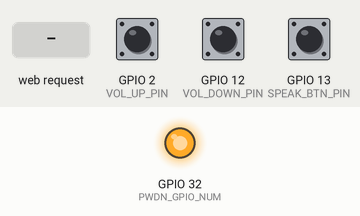
The sketch below on a simulated ESP32. Parts: output pins drawn as LEDs (lit = HIGH). The inputs (shaded band) are chosen by the test bench; at power-on: GPIO 2 (VOL_UP_PIN) HIGH, GPIO 13 (SPEAK_BTN_PIN) HIGH, GPIO 12 (VOL_DOWN_PIN) HIGH. The camera gives no picture; the audio player accepts every command and is not drawn; what the sketch prints to the serial monitor is not drawn.

Above: at 1.92 s.
At 4.1 s:
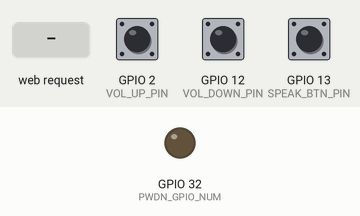
4.2 s: GPIO 2 (VOL_UP_PIN) pulled LOW for 0.15 s
5.8 s: GPIO 13 (SPEAK_BTN_PIN) pulled LOW for 1 s
8.3 s: HTTP request GET /stats received
Timing chart, 0 to 11.3 s (numbered marks = the images above; inputs shaded):
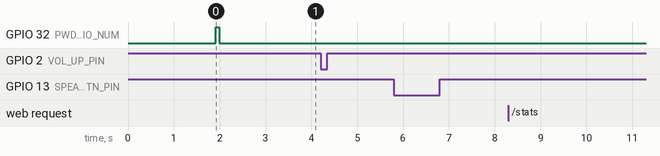

The sketch:

hueview.ino
```cpp
// =====================================================================
// ESP32-CAM SoftAP color stream + DFPlayer Mini
// - Live MJPEG on :81, dashboard/stats on :80
// - Volume slider on AP dashboard
// - Physical push button on GPIO 13 speaks current color
//
// SD play indexes (ear-tested, updated Sep 25):
// 1 Pink | 2 Device Started | 3 Red | 4 Green | 5 Black | 6 Blue |
// 7 Green | 8 Orange | 9 Yellow | 10 Unknown | 11 White
//
// DFPlayer wiring (AI Thinker ESP32-CAM):
// VCC → 5 V | GND → GND
// RX → GPIO 14 (1 kΩ resistor) | TX → GPIO 15
// SPK1/SPK2 → speaker
//
// Speak button:
// one side → GPIO 13, other side → GND (internal pull-up)
//
// Library: DFRobotDFPlayerMini
// =====================================================================


#include <esp_camera.h>
#include <WiFi.h>
#include <WiFiServer.h>
#include <esp_http_server.h>
#include <esp_wifi.h>
#include <HardwareSerial.h>
#include <DFRobotDFPlayerMini.h>


// =====================================================================
// SoftAP credentials
// =====================================================================
const char* AP_SSID = "ESP32-CAM-AP";
const char* AP_PASS = "12345678";


// =====================================================================
// Camera pins — AI Thinker ESP32-CAM
// =====================================================================
#define PWDN_GPIO_NUM 32
#define RESET_GPIO_NUM -1
#define XCLK_GPIO_NUM 0
#define SIOD_GPIO_NUM 26
#define SIOC_GPIO_NUM 27
#define Y9_GPIO_NUM 35
#define Y8_GPIO_NUM 34
#define Y7_GPIO_NUM 39
#define Y6_GPIO_NUM 36
#define Y5_GPIO_NUM 21
#define Y4_GPIO_NUM 19
#define Y3_GPIO_NUM 18
#define Y2_GPIO_NUM 5
#define VSYNC_GPIO_NUM 25
#define HREF_GPIO_NUM 23
#define PCLK_GPIO_NUM 22


// =====================================================================
// DFPlayer Mini — UART2 on free GPIO pins
// =====================================================================
#define DF_TX_PIN 14 // ESP32 TX → DFPlayer RX (via 1 kΩ)
#define DF_RX_PIN 15 // ESP32 RX ← DFPlayer TX
#define DF_VOLUME 20 // default 0–30
#define SPEAK_BTN_PIN 13 // push button to GND (INPUT_PULLUP)
#define VOL_UP_PIN 2 // volume + button to GND (INPUT_PULLUP)
#define VOL_DOWN_PIN 12 // volume - button to GND (INPUT_PULLUP)
#define VOL_STEP 2 // how much each press changes volume


HardwareSerial dfSerial(2);
DFRobotDFPlayerMini dfPlayer;
bool dfReady = false;
volatile int gVolume = DF_VOLUME;


// =====================================================================
// Port 80 → esp_http_server (UI, /stats, /contrast, /volume)
// Port 81 → plain WiFiServer (MJPEG stream, runs in loop())
// =====================================================================
httpd_handle_t uiServer = NULL;
WiFiServer streamServer(81);


// =====================================================================
// Shared globals written by loop(), read by /stats
// =====================================================================
portMUX_TYPE gMux = portMUX_INITIALIZER_UNLOCKED;
volatile uint8_t gR=0, gG=0, gB=0;
volatile uint16_t gH=0;
volatile uint8_t gS=0, gV=0;
volatile uint32_t gFps=0;
volatile int gContrast=0;
char gColorName[16] = "Scanning...";


// Detected color → DFPlayer track number (ear-tested, updated Sep 25)
// Track 2 = "Device is started" — played only on boot, not here.
int colorTrack(const char* name) {
 if (strcmp(name, "Pink") == 0) return 1;
 if (strcmp(name, "Red") == 0) return 3;
 if (strcmp(name, "Green") == 0) return 4; // track 4 = Green
 if (strcmp(name, "Black") == 0) return 5;
 if (strcmp(name, "Blue") == 0) return 6;
 if (strcmp(name, "Orange") == 0) return 8;
 if (strcmp(name, "Yellow") == 0) return 9;
 if (strcmp(name, "White") == 0) return 11;
 // Cyan, Purple, Gray, Lime → Unknown

 return 10;
}


void playDetectedColor() {
if (!dfReady) {
  Serial.println("[DF] not ready");
  return;
}
int track = colorTrack(gColorName);
dfPlayer.play(track);
Serial.printf("[DF] play track %d (color=%s)\n", track, gColorName);
}


// Debounced speak button (active LOW). Call from loop + stream loop.
// Latches gColorName at the instant the button goes DOWN so that
// continuous frame sampling cannot change the value mid-press.
void checkSpeakButton() {
 static bool lastState = HIGH;
 static unsigned long lastEdgeMs = 0;
 static unsigned long lastSpeakMs = 0;
 static char latchedColor[16] = "";


 bool state = digitalRead(SPEAK_BTN_PIN);
 unsigned long now = millis();


 // Falling edge — latch color immediately
 if (lastState == HIGH && state == LOW) {
   lastEdgeMs = now;
    strncpy(latchedColor, gColorName, sizeof(latchedColor) - 1);
 }


 // Confirm after debounce window (40 ms) and honour 3 s cooldown
 if (state == LOW &&
      (now - lastEdgeMs) >= 40 &&
      (now - lastSpeakMs) >= 3000) {
   lastSpeakMs = now;
   if (!dfReady) {
      Serial.println("[BTN] DF not ready");
    } else {
      int track = colorTrack(latchedColor);
      dfPlayer.play(track);
      Serial.printf("[BTN] pressed → color=%s track=%d\n", latchedColor, track);
    }
 }


 lastState = state;
}
// Volume up/down buttons — debounced, 300 ms repeat rate when held
void checkVolumeButtons() {
 static unsigned long lastUpMs = 0;
 static unsigned long lastDownMs = 0;
 unsigned long now = millis();


 // Volume UP (GPIO 2)
 if (digitalRead(VOL_UP_PIN) == LOW && (now - lastUpMs) >= 300) {
   lastUpMs = now;
   int v = constrain((int)gVolume + VOL_STEP, 0, 30);
   gVolume = v;
   if (dfReady) dfPlayer.volume(v);
   Serial.printf("[VOL+] %d/30\n", v);
 }


 // Volume DOWN (GPIO 12)
 if (digitalRead(VOL_DOWN_PIN) == LOW && (now - lastDownMs) >= 300) {
   lastDownMs = now;
   int v = constrain((int)gVolume - VOL_STEP, 0, 30);
   gVolume = v;
   if (dfReady) dfPlayer.volume(v);
   Serial.printf("[VOL-] %d/30\n", v);
 }
}


// =====================================================================
// YUV422 → RGB
// =====================================================================
 static inline void yuv2rgb(uint8_t y, uint8_t u, uint8_t v, uint8_t &r,
                                                           uint8_t &g, uint8_t &b) {
int C = y-16, D = u-128, E = v-128;
r = (uint8_t)constrain((298*C + 409*E + 128) >> 8, 0, 255); g =
(uint8_t)constrain((298*C - 100*D - 208*E + 128) >> 8, 0, 255); b =
(uint8_t)constrain((298*C + 516*D + 128) >> 8, 0, 255); }


// =====================================================================
// RGB → HSV (H 0-360, S/V 0-100)
// =====================================================================
static void rgb2hsv(uint8_t r, uint8_t g, uint8_t b,
                      uint16_t &h, uint8_t &s, uint8_t &v) {
float rf=r/255.f, gf=g/255.f, bf=b/255.f;
float mx=max(rf,max(gf,bf)), mn=min(rf,min(gf,bf)), d=mx-mn;
v = (uint8_t)(mx*100);
if (mx<0.001f) { s=h=0; return; }
s = (uint8_t)(d/mx*100);
float hf=0;
if (d>0.001f) {
  if (mx==rf) hf = 60.f*fmodf((gf-bf)/d, 6.f);
  else if (mx==gf) hf = 60.f*((bf-rf)/d + 2.f);
  else hf = 60.f*((rf-gf)/d + 4.f);

  if (hf<0) hf+=360.f;
}
h = (uint16_t)hf;
}


// =====================================================================
// HSV-based color name
// =====================================================================
static const char* colorNameFromHSV(uint16_t h, uint8_t s, uint8_t v) {
if (v < 15) return "Black";
if (s < 20 && v > 75) return "White";
if (s < 20) return "Gray";
if (s > 35 && v > 25) {
  if ((h <= 10) || (h >= 350)) return "Red";
  if (h >= 11 && h <= 25) return "Orange";
  if (h >= 26 && h <= 65) return "Yellow";
  if (h >= 66 && h <= 155) return "Green";
  if (h >= 156 && h <= 195) return "Cyan";
  if (h >= 196 && h <= 255) return "Blue";
  if (h >= 256 && h <= 290) return "Purple";
  if (h >= 291 && h <= 349) return "Pink";
}
return "Unknown";
}


static void sampleColors(camera_fb_t *fb) {
uint32_t tr=0,tg=0,tb=0,n=0;
for (int i=0; i+3<(int)fb->len; i+=16) {
  uint8_t r,g,b;
  yuv2rgb(fb->buf[i], fb->buf[i+1], fb->buf[i+3], r,g,b);
  tr+=r; tg+=g; tb+=b; n++;
}
if (!n) return;
uint8_t ar=tr/n, ag=tg/n, ab=tb/n;
uint16_t h; uint8_t s,v;
rgb2hsv(ar,ag,ab,h,s,v);
const char* name = colorNameFromHSV(h, s, v);
portENTER_CRITICAL(&gMux);
gR=ar; gG=ag; gB=ab; gH=h; gS=s; gV=v;
portEXIT_CRITICAL(&gMux);
strncpy(gColorName, name, sizeof(gColorName)-1);
}


// =====================================================================
// Dashboard HTML (stream on :81, click image to speak)
// =====================================================================
static const char INDEX_HTML[] PROGMEM = R"html(
<!DOCTYPE html><html>
<head>

<meta charset="utf-8">
<meta name="viewport" content="width=device-width,initial-scale=1">
<title>ESP32-CAM</title>
<style>
*{box-sizing:border-box;margin:0;padding:0}
body{background:#0b0b0b;color:#eee;font-family:system-ui,sans-serif;
display:flex;flex-direction:column;align-items:center;padding:14px;gap:12px}
h1{font-size:1.1rem;letter-spacing:.05em}
#feed{width:100%;max-width:480px;border:2px solid #333;border-radius:8px;
     background:#111;overflow:hidden;min-height:120px}
#feed img{width:100%;display:block;aspect-ratio:4/3;object-fit:contain;
          image-rendering:pixelated}
.panel{width:100%;max-width:480px;padding:13px;
      background:#161616;border:1px solid #252525;border-radius:8px;
      display:flex;flex-direction:column;gap:10px}
.row{display:flex;align-items:center;gap:10px}
.lbl{font-size:.72rem;color:#9ca3af;text-transform:uppercase
   ; letter-spacing:.06em;white-space:nowrap}
input[type=range]{flex:1;accent-color:#3b82f6}
#cval,#volval{font-weight:700;min-width:2rem;text-align:right}
.grid{display:grid;grid-template-columns:repeat(3,1fr);gap:7px}
.chip{background:#111;border:1px solid #252525;border-radius:6px;
padding:9px 4px;text-align:center}
.chip
b{display:block;font-size:1.3rem;font-weight:700;line-height:1.1} .chip
small{color:#6b7280;font-size:.6rem;text-transform:uppercase}
#swatch{height:34px;border-radius:6px;border:1px solid #333;
transition:background .15s}
#meta{font-size:.72rem;color:#555;text-align:center}
#color-badge{margin-top:4px;padding:14px 8px;border-radius:8px;
             text-align:center;border:1px solid #252525;
              background:#111;transition:background .3s}
#color-badge .clabel{font-size:.7rem;color:#9ca3af;text-transform:uppercase;
                       letter-spacing:.08em;margin-bottom:6px}
#color-badge .cname{font-size:2rem;font-weight:800;letter-spacing:.03em;
                                transition:color .3s}
#hint{font-size:.75rem;color:#6b7280;text-align:center;max-width:480px}
</style>
</head>
<body>
<h1>ESP32-CAM Live (AP)</h1>
<div id="feed">
<img id="camimg" alt="loading stream...">
</div>
<p id="hint">Press the physical button (GPIO 13) to speak the detected color</p>
<div class="panel">
<div class="row">
  <span class="lbl">Contrast</span>
  <input type="range" id="cs" min="0" max="100" value="50"
           oninput="setC(this.value)">

  <span id="cval">50</span>
</div>
<div class="row">
  <span class="lbl">Volume</span>
  <input type="range" id="vs" min="0" max="30" value="20"
           oninput="setVol(this.value)">
  <span id="volval">20</span>
</div>
<span class="lbl">RGB</span>
<div class="grid">
  <div class="chip"><b id="rv">0</b><small>R</small></div>
  <div class="chip"><b id="gv">0</b><small>G</small></div>
  <div class="chip"><b id="bv">0</b><small>B</small></div>
</div>
<div id="swatch"></div>
<span class="lbl">HSV</span>
<div class="grid">
  <div class="chip"><b id="hv">0</b><small>H°</small></div>
  <div class="chip"><b id="sv">0</b><small>S %</small></div>
  <div class="chip"><b id="vv">0</b><small>V %</small></div>
</div>
<div id="meta">connecting…</div>
</div>


<div id="color-badge" style="width:100%;max-width:480px;">
<div class="clabel">Detected Color</div>
<div class="cname" id="cname">—</div>
</div>
<script>
document.getElementById('camimg').src =
'http://' + location.hostname + ':81/stream';


async function setC(v){
document.getElementById('cval').textContent = v;
try{ await fetch('/contrast?v='+v); }catch(_){}
}


async function setVol(v){
document.getElementById('volval').textContent = v;
try{ await fetch('/volume?v='+v); }catch(_){}
}


async function poll(){
try{
  const d = await (await fetch('/stats')).json();
  document.getElementById('rv').textContent = d.r;
  document.getElementById('gv').textContent = d.g;
  document.getElementById('bv').textContent = d.b;
  document.getElementById('hv').textContent = d.h;
  document.getElementById('sv').textContent = d.s;
  document.getElementById('vv').textContent = d.v;
  document.getElementById('swatch').style.background =
     'rgb('+d.r+','+d.g+','+d.b+')';
  document.getElementById('meta').textContent =
     'QQVGA 160×120 · ~'+d.fps+' FPS · SoftAP' +
     (d.dfReady ? ' · Speaker OK' : ' · Speaker OFF');
  document.getElementById('cs').value = d.cui;
  document.getElementById('cval').textContent = d.cui;
  if (typeof d.vol === 'number') {
     document.getElementById('vs').value = d.vol;
     document.getElementById('volval').textContent = d.vol;
  }
  const colorMap = {
     Red:'#ef4444',Orange:'#f97316',Yellow:'#eab308',Green:'#22c55e',
  Cyan:'#06b6d4',Blue:'#3b82f6',Purple:'#a855f7',Pink:'#ec4899',
  White:'#f1f5f9',Gray:'#6b7280',Black:'#374151',Unknown:'#444' };
  const cn = d.color || '—';
  const cc = colorMap[cn] || '#888';
  document.getElementById('cname').textContent = cn;
  document.getElementById('cname').style.color = cc;
  document.getElementById('color-badge').style.borderColor = cc+'66';
} catch(e){
  document.getElementById('meta').textContent = 'retrying stats…';
}
}
setInterval(poll, 250);
poll();
</script>
</body></html>
)html";


// =====================================================================
// Port-80 handlers
// =====================================================================
static esp_err_t h_root(httpd_req_t *req){
httpd_resp_set_type(req,"text/html");
return httpd_resp_send(req, INDEX_HTML, HTTPD_RESP_USE_STRLEN);
}


static esp_err_t h_stats(httpd_req_t *req){
uint8_t r,g,b,s,v; uint16_t h; uint32_t fps;
portENTER_CRITICAL(&gMux);
r=gR;g=gG;b=gB;h=gH;s=gS;v=gV;fps=gFps;
portEXIT_CRITICAL(&gMux);
int cui = constrain((gContrast+2)*25, 0, 100);
char buf[240];
snprintf(buf,sizeof(buf),
  "{\"r\":%u,\"g\":%u,\"b\":%u,\"h\":%u,\"s\":%u,\"v\":%u,"

"\"fps\":%u,\"cui\":%d,\"vol\":%d,\"color\":\"%s\",\"dfReady\":%s}",
r,g,b,h,s,v,fps,cui,gVolume,gColorName, dfReady ? "true" : "false");
httpd_resp_set_type(req,"application/json");
httpd_resp_set_hdr(req,"Cache-Control","no-store");
httpd_resp_set_hdr(req,"Access-Control-Allow-Origin","*");
return httpd_resp_send(req,buf,HTTPD_RESP_USE_STRLEN); }


static esp_err_t h_contrast(httpd_req_t *req){
char qs[24]={0}, val[8]={0};
httpd_req_get_url_query_str(req,qs,sizeof(qs));
httpd_query_key_value(qs,"v",val,sizeof(val));
int ui = constrain(atoi(val),0,100);
int c = constrain((ui/25)-2,-2,2);
gContrast = c;
sensor_t *s = esp_camera_sensor_get();
if (s) s->set_contrast(s,c);
Serial.printf("[contrast] slider=%d sensor=%d\n",ui,c);
return httpd_resp_sendstr(req,"ok");
}


static esp_err_t h_volume(httpd_req_t *req){
char qs[24]={0}, val[8]={0};
httpd_req_get_url_query_str(req,qs,sizeof(qs));
httpd_query_key_value(qs,"v",val,sizeof(val));
int vol = constrain(atoi(val), 0, 30);
gVolume = vol;
if (dfReady) dfPlayer.volume(vol);
Serial.printf("[volume] %d/30\n", vol);
return httpd_resp_sendstr(req,"ok");
}


static void startUIServer(){
httpd_config_t cfg = HTTPD_DEFAULT_CONFIG();
cfg.server_port = 80;
cfg.max_open_sockets = 5;
if (httpd_start(&uiServer, &cfg) != ESP_OK){
  Serial.println("UI server FAILED"); return;
}
httpd_uri_t u0 = {"/", HTTP_GET, h_root, NULL}; httpd_uri_t
u1 = {"/stats", HTTP_GET, h_stats, NULL}; httpd_uri_t u2 =
{"/contrast", HTTP_GET, h_contrast, NULL}; httpd_uri_t u3 =
{"/volume",             HTTP_GET,            h_volume,             NULL};
httpd_register_uri_handler(uiServer,&u0);
httpd_register_uri_handler(uiServer,&u1);
httpd_register_uri_handler(uiServer,&u2);
httpd_register_uri_handler(uiServer,&u3);
Serial.println("UI server ready → http://192.168.4.1");
}


// =====================================================================
// Serve one MJPEG client on the raw WiFiServer (port 81)
// =====================================================================
static void serveStream(WiFiClient client){
Serial.println("[stream] client connected");


client.print(
  "HTTP/1.1 200 OK\r\n"
  "Content-Type: multipart/x-mixed-replace;boundary=fb\r\n"
  "Cache-Control: no-cache\r\n"
  "Pragma: no-cache\r\n\r\n");


uint32_t frames=0, t0=millis();


while (client.connected()){
  checkSpeakButton();
  checkVolumeButtons();


  camera_fb_t *fb = esp_camera_fb_get();
  if (!fb){ delay(5); continue; }


  sampleColors(fb);


  uint8_t *jpg=NULL; size_t jlen=0;
  bool ok = frame2jpg(fb, 50, &jpg, &jlen);
  esp_camera_fb_return(fb);
  if (!ok || !jpg){ continue; }


  char hdr[72];
  int hl = snprintf(hdr,sizeof(hdr),
     "\r\n--fb\r\nContent-Type: image/jpeg\r\nContent-Length: %u\r\n\r\n",
     (unsigned)jlen);
  client.write((uint8_t*)hdr, hl);
  client.write(jpg, jlen);
  free(jpg);


  frames++;
  uint32_t dt = millis()-t0;
  if (dt >= 1000){
    portENTER_CRITICAL(&gMux);
     gFps = frames;
    portEXIT_CRITICAL(&gMux);
     frames=0; t0=millis();
  }
}
Serial.println("[stream] client disconnected");
portENTER_CRITICAL(&gMux);
gFps=0;
portEXIT_CRITICAL(&gMux);
}


// =====================================================================
void setup(){
Serial.begin(115200);
delay(400);
Serial.println("\n=== ESP32-CAM SoftAP + DFPlayer ===");


pinMode(SPEAK_BTN_PIN, INPUT_PULLUP);
pinMode(VOL_UP_PIN, INPUT_PULLUP);
pinMode(VOL_DOWN_PIN, INPUT_PULLUP);


// DFPlayer first (needs settle time)
dfSerial.begin(9600, SERIAL_8N1, DF_RX_PIN, DF_TX_PIN);
delay(1000);
if (dfPlayer.begin(dfSerial, false, true)) {
  dfPlayer.volume(gVolume);
  dfReady = true;
  Serial.printf("[DF] ready — volume %d/30\n", gVolume);
} else {
  Serial.println("[DF] not found — check wiring/SD card");
}


pinMode(PWDN_GPIO_NUM, OUTPUT);
digitalWrite(PWDN_GPIO_NUM,HIGH); delay(80);
digitalWrite(PWDN_GPIO_NUM,LOW); delay(80);


camera_config_t cfg;
cfg.ledc_channel=LEDC_CHANNEL_0; cfg.ledc_timer=LEDC_TIMER_0;
cfg.pin_d0=Y2_GPIO_NUM; cfg.pin_d1=Y3_GPIO_NUM;
cfg.pin_d2=Y4_GPIO_NUM; cfg.pin_d3=Y5_GPIO_NUM;
cfg.pin_d4=Y6_GPIO_NUM; cfg.pin_d5=Y7_GPIO_NUM;
cfg.pin_d6=Y8_GPIO_NUM; cfg.pin_d7=Y9_GPIO_NUM;
cfg.pin_xclk=XCLK_GPIO_NUM; cfg.pin_pclk=PCLK_GPIO_NUM;
cfg.pin_vsync=VSYNC_GPIO_NUM; cfg.pin_href=HREF_GPIO_NUM;
cfg.pin_sscb_sda=SIOD_GPIO_NUM; cfg.pin_sscb_scl=SIOC_GPIO_NUM;
cfg.pin_pwdn=PWDN_GPIO_NUM; cfg.pin_reset=RESET_GPIO_NUM;
cfg.xclk_freq_hz = 20000000;
cfg.pixel_format = PIXFORMAT_YUV422;
cfg.frame_size = FRAMESIZE_QQVGA;
cfg.grab_mode = CAMERA_GRAB_LATEST;
cfg.jpeg_quality = 50;
cfg.fb_count = psramFound() ? 2 : 1;
cfg.fb_location = psramFound() ? CAMERA_FB_IN_PSRAM : CAMERA_FB_IN_DRAM;


if (esp_camera_init(&cfg) != ESP_OK){
  Serial.println("Camera FAILED"); return;

}
sensor_t *s = esp_camera_sensor_get();
if (s){
  s->set_contrast(s,0);
  s->set_brightness(s,0);
  s->set_saturation(s,0);
  s->set_framesize(s,FRAMESIZE_QQVGA);
}
Serial.println("Camera OK — QQVGA 160×120");


WiFi.mode(WIFI_AP);
WiFi.softAP(AP_SSID, AP_PASS);
esp_wifi_set_ps(WIFI_PS_NONE);
Serial.printf("AP: %s / %s\n", AP_SSID, AP_PASS);
Serial.printf("Dashboard → http://%s\n", WiFi.softAPIP().toString().c_str());
Serial.printf("Stream → http://%s:81/stream\n", WiFi.softAPIP().toString().c_str());


camera_fb_t *fb = esp_camera_fb_get();
if (fb){ sampleColors(fb); esp_camera_fb_return(fb); }


startUIServer();
streamServer.begin();
Serial.println("Stream server (WiFiServer) ready on :81");
Serial.println("Speak button: GPIO 13 → GND (press to speak color)");


// Play startup sound LAST — after camera, WiFi, and servers are all
// ready so nothing disturbs the DFPlayer UART during playback.
if (dfReady) {
  delay(500); // let everything settle
  dfPlayer.play(2);
  Serial.println("[DF] startup sound → track 2 (Device is started)");
}
}


void loop(){
checkSpeakButton();
checkVolumeButtons();


WiFiClient client = streamServer.accept();
if (client){
  uint32_t deadline = millis() + 200;
  while (client.available() && millis() < deadline) client.read();
  serveStream(client);
  client.stop();
} else {
  camera_fb_t *fb = esp_camera_fb_get();
  if (fb){ sampleColors(fb); esp_camera_fb_return(fb); }
  delay(20);
}
}
```

Measured:
- after the input at 4.2 s, every drawn part: stays the same
- after the input at 5.8 s, every drawn part: stays the same
- after the input at 8.3 s, every drawn part: stays the same
